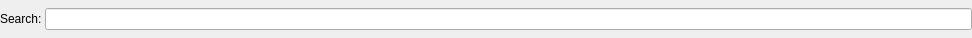
<?xml version="1.0" encoding="UTF-8"?>
<ui version="4.0">
 <class>SearchPanel</class>
 <widget class="QWidget" name="SearchPanel">
  <property name="geometry">
   <rect>
    <x>0</x>
    <y>0</y>
    <width>972</width>
    <height>38</height>
   </rect>
  </property>
  <property name="sizePolicy">
   <sizepolicy hsizetype="Expanding" vsizetype="Preferred">
    <horstretch>0</horstretch>
    <verstretch>0</verstretch>
   </sizepolicy>
  </property>
  <property name="windowTitle">
   <string>Form</string>
  </property>
  <layout class="QGridLayout" name="gridLayout">
   <property name="leftMargin">
    <number>0</number>
   </property>
   <property name="topMargin">
    <number>0</number>
   </property>
   <property name="rightMargin">
    <number>0</number>
   </property>
   <property name="bottomMargin">
    <number>0</number>
   </property>
   <property name="spacing">
    <number>3</number>
   </property>
   <item row="0" column="0">
    <widget class="QLabel" name="label">
     <property name="text">
      <string>Search:</string>
     </property>
    </widget>
   </item>
   <item row="0" column="1">
    <widget class="QLineEdit" name="recipe_text"/>
   </item>
  </layout>
 </widget>
 <resources/>
 <connections/>
</ui>
